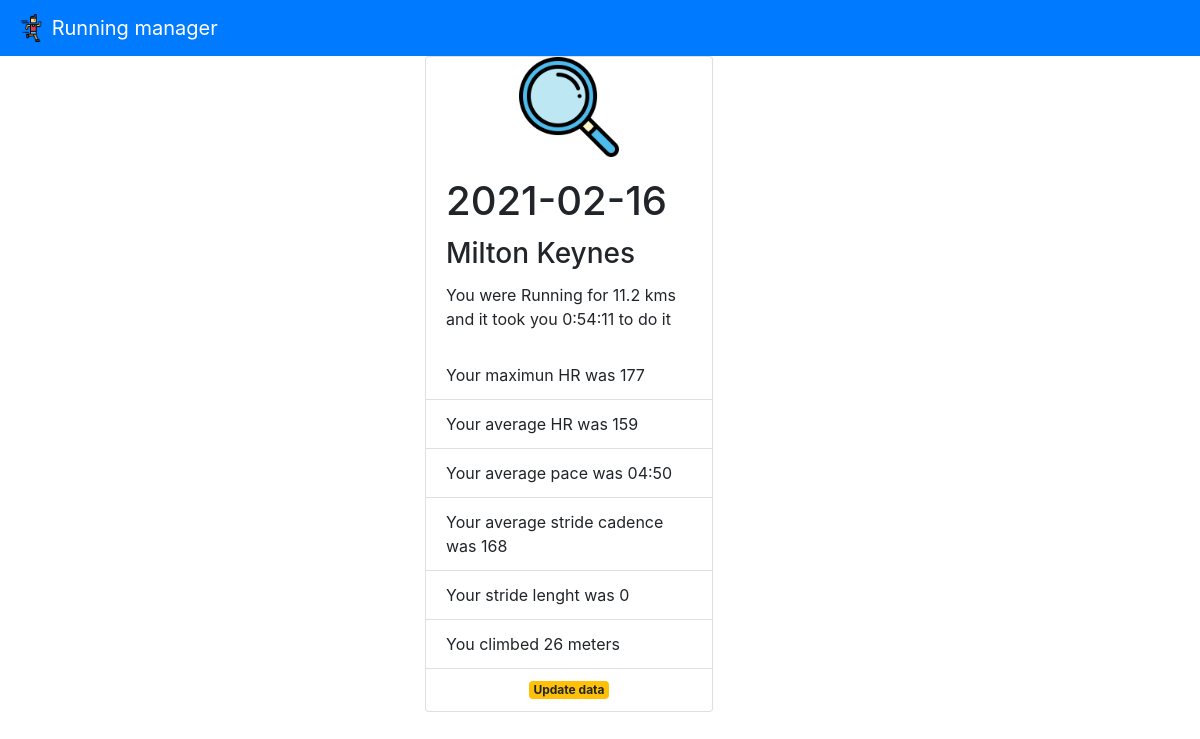
The app's page /details?date=2021-02-16&dist=11.2 with its own data.
### tables this page shows
CREATE TABLE "activitiesTb" (
	"index"	INTEGER,
	"ActivityType"	TEXT,
	"Date"	TEXT,
	"Race"	INTEGER,
	"Title"	TEXT,
	"Distance"	NUMERIC,
	"Calories"	INTEGER,
	"Time"	TEXT,
	"AvgHR"	INTEGER,
	"MaxHR"	INTEGER,
	"AvgCadence"	INTEGER,
	"MaxCadence"	INTEGER,
	"AvgPace"	TEXT,
	"ElevGain"	INTEGER,
	"ElevLoss"	INTEGER,
	"AvgStrideLength"	NUMERIC,
	PRIMARY KEY("index" AUTOINCREMENT)
);

### app.py (the view)
@app.route('/details', methods=("POST", "GET"))
def details():
    date = request.args.get('date')
    dist = request.args.get('dist')
    return render_template("view_details.html", results=db_management.view_details(date,dist))

### db_management.py (called while the page is built)
def view_details(date, distance):
    try:
        date=date
        distance=distance
        conn=sqlite3.connect("runningLog.sqlite")
        cur=conn.cursor()
        split_string = str(distance).split(".", 1)
        distance = split_string[0]
        date = str(date)+'%'
        distance=str(distance)+'%'
        query_string = 'SELECT * FROM activitiesTb WHERE date LIKE ? AND Distance LIKE ?'
        cur.execute(query_string, (date, distance))
        result=cur.fetchone()
        conn.close()
        return result
    except:
        return redirect(url_for('wrong'))

### templates/view_details.html (shortened to what this page needs)
{% extends "template.html" %}
{% block header %}
<div class="container">
  <div class="row">
    <div class="col">
    </div>
    <div class="col">
      <div class="card" style="width: 18rem;">
        <img src="/static/search.png" class="rounded mx-auto d-block" style="width:100px;height:100px;">
        <div class="card-body">
          <h1 class="card-title">{{ '{:.10}'.format(results[2]) }}</h1>
          <h3 class="card-title">{{ results[4] }}</h3>
          <p class="card-text">You were {{ results[1] }} for {{ results[5]}} kms and it took you {{ results[7] }} to do it</p>
        </div>
        <ul class="list-group list-group-flush">
          <li class="list-group-item">Your maximun HR was {{ results[9] }}</li>
          <li class="list-group-item">Your average HR was {{ results[8] }}</li>
          <li class="list-group-item">Your average pace was {{ results[12] }}</li>
          <li class="list-group-item">Your average stride cadence was {{ results[10] }}</li>
          <li class="list-group-item">Your stride lenght was {{ results[15] }}</li>
          <li class="list-group-item">You climbed {{ results[13] }} meters</li>
          <li class="list-group-item"><p class="card-text" style="text-align:center"><a href="/update_activity?actDate={{results[2]}}&actDistance={{results[5]}}"  class="badge badge-warning">Update data</a></p></li>
        </ul>
      </div>
    </div>
    <div class="col">
    </div>
  </div>
</div>
{% endblock %}

### records on screen
activitiesTb: Date "2021-02-16", Title "Milton Keynes", ActivityType "Running", Distance "11.2", Time "0:54:11", MaxHR "177", AvgHR "159", AvgPace "04:50", AvgCadence "168", AvgStrideLength "0", ElevGain "26"
